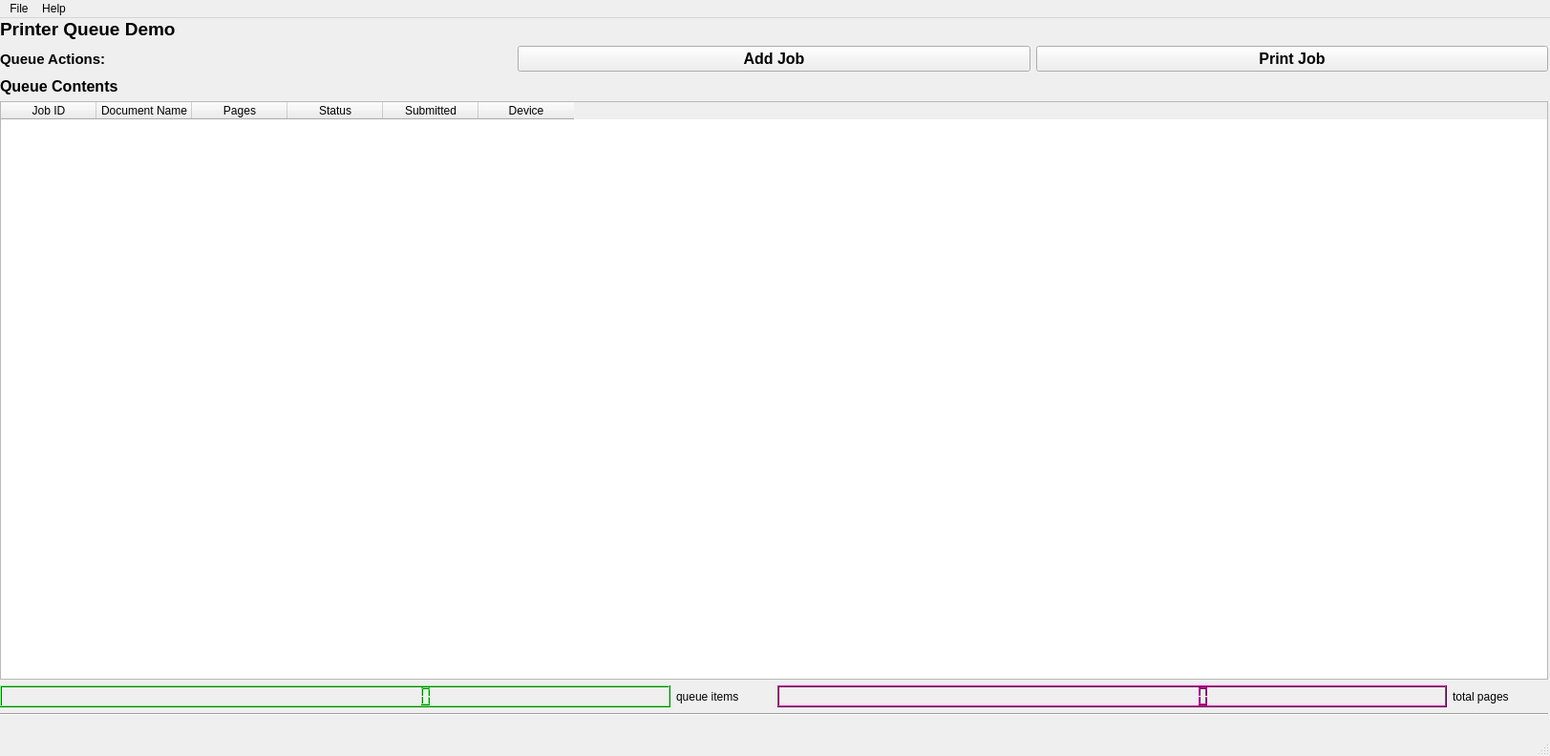
<?xml version="1.0" encoding="UTF-8"?>
<ui version="4.0">
 <class>PrinterQueue_mw</class>
 <widget class="QMainWindow" name="PrinterQueue_mw">
  <property name="geometry">
   <rect>
    <x>0</x>
    <y>0</y>
    <width>1623</width>
    <height>792</height>
   </rect>
  </property>
  <property name="sizePolicy">
   <sizepolicy hsizetype="Expanding" vsizetype="Expanding">
    <horstretch>0</horstretch>
    <verstretch>0</verstretch>
   </sizepolicy>
  </property>
  <property name="windowTitle">
   <string>Print Queue Demo</string>
  </property>
  <widget class="QWidget" name="centralwidget">
   <property name="sizePolicy">
    <sizepolicy hsizetype="Preferred" vsizetype="Preferred">
     <horstretch>0</horstretch>
     <verstretch>0</verstretch>
    </sizepolicy>
   </property>
   <widget class="QWidget" name="verticalLayoutWidget">
    <property name="geometry">
     <rect>
      <x>0</x>
      <y>0</y>
      <width>1621</width>
      <height>731</height>
     </rect>
    </property>
    <layout class="QVBoxLayout" name="verticalLayout">
     <property name="sizeConstraint">
      <enum>QLayout::SetMinimumSize</enum>
     </property>
     <item>
      <widget class="QLabel" name="label">
       <property name="maximumSize">
        <size>
         <width>16777215</width>
         <height>40</height>
        </size>
       </property>
       <property name="font">
        <font>
         <pointsize>14</pointsize>
         <weight>75</weight>
         <bold>true</bold>
        </font>
       </property>
       <property name="text">
        <string>Printer Queue Demo</string>
       </property>
      </widget>
     </item>
     <item>
      <layout class="QHBoxLayout" name="horizontalLayout_2">
       <property name="sizeConstraint">
        <enum>QLayout::SetMinimumSize</enum>
       </property>
       <item>
        <widget class="QLabel" name="label_9">
         <property name="maximumSize">
          <size>
           <width>16777215</width>
           <height>100</height>
          </size>
         </property>
         <property name="font">
          <font>
           <pointsize>11</pointsize>
           <weight>75</weight>
           <bold>true</bold>
          </font>
         </property>
         <property name="text">
          <string>Queue Actions:</string>
         </property>
        </widget>
       </item>
       <item>
        <layout class="QVBoxLayout" name="verticalLayout_9">
         <property name="sizeConstraint">
          <enum>QLayout::SetMinimumSize</enum>
         </property>
         <item>
          <widget class="QPushButton" name="addBtn">
           <property name="font">
            <font>
             <pointsize>12</pointsize>
             <weight>75</weight>
             <bold>true</bold>
            </font>
           </property>
           <property name="text">
            <string>Add Job</string>
           </property>
          </widget>
         </item>
        </layout>
       </item>
       <item>
        <widget class="QPushButton" name="printBtn">
         <property name="font">
          <font>
           <pointsize>12</pointsize>
           <weight>75</weight>
           <bold>true</bold>
          </font>
         </property>
         <property name="text">
          <string>Print Job</string>
         </property>
        </widget>
       </item>
      </layout>
     </item>
     <item>
      <layout class="QHBoxLayout" name="horizontalLayout">
       <property name="sizeConstraint">
        <enum>QLayout::SetMinimumSize</enum>
       </property>
       <item>
        <layout class="QVBoxLayout" name="verticalLayout_3">
         <property name="sizeConstraint">
          <enum>QLayout::SetMinimumSize</enum>
         </property>
         <item>
          <widget class="QLabel" name="label_2">
           <property name="font">
            <font>
             <pointsize>12</pointsize>
             <weight>75</weight>
             <bold>true</bold>
            </font>
           </property>
           <property name="text">
            <string>Queue Contents</string>
           </property>
          </widget>
         </item>
         <item>
          <widget class="QTableWidget" name="table_step1">
           <property name="maximumSize">
            <size>
             <width>16777215</width>
             <height>16777215</height>
            </size>
           </property>
           <property name="sizeAdjustPolicy">
            <enum>QAbstractScrollArea::AdjustToContents</enum>
           </property>
           <property name="horizontalScrollMode">
            <enum>QAbstractItemView::ScrollPerPixel</enum>
           </property>
           <column>
            <property name="text">
             <string>Job ID</string>
            </property>
           </column>
           <column>
            <property name="text">
             <string>Document Name</string>
            </property>
           </column>
           <column>
            <property name="text">
             <string>Pages</string>
            </property>
           </column>
           <column>
            <property name="text">
             <string>Status</string>
            </property>
           </column>
           <column>
            <property name="text">
             <string>Submitted</string>
            </property>
           </column>
           <column>
            <property name="text">
             <string>Device</string>
            </property>
           </column>
          </widget>
         </item>
         <item>
          <layout class="QHBoxLayout" name="horizontalLayout_3">
           <property name="sizeConstraint">
            <enum>QLayout::SetMinimumSize</enum>
           </property>
           <item>
            <widget class="QLCDNumber" name="count">
             <property name="palette">
              <palette>
               <active>
                <colorrole role="WindowText">
                 <brush brushstyle="SolidPattern">
                  <color alpha="255">
                   <red>0</red>
                   <green>0</green>
                   <blue>0</blue>
                  </color>
                 </brush>
                </colorrole>
                <colorrole role="Button">
                 <brush brushstyle="SolidPattern">
                  <color alpha="255">
                   <red>0</red>
                   <green>0</green>
                   <blue>0</blue>
                  </color>
                 </brush>
                </colorrole>
                <colorrole role="Light">
                 <brush brushstyle="SolidPattern">
                  <color alpha="255">
                   <red>127</red>
                   <green>255</green>
                   <blue>127</blue>
                  </color>
                 </brush>
                </colorrole>
                <colorrole role="Midlight">
                 <brush brushstyle="SolidPattern">
                  <color alpha="255">
                   <red>63</red>
                   <green>255</green>
                   <blue>63</blue>
                  </color>
                 </brush>
                </colorrole>
                <colorrole role="Dark">
                 <brush brushstyle="SolidPattern">
                  <color alpha="255">
                   <red>0</red>
                   <green>127</green>
                   <blue>0</blue>
                  </color>
                 </brush>
                </colorrole>
                <colorrole role="Mid">
                 <brush brushstyle="SolidPattern">
                  <color alpha="255">
                   <red>0</red>
                   <green>170</green>
                   <blue>0</blue>
                  </color>
                 </brush>
                </colorrole>
                <colorrole role="Text">
                 <brush brushstyle="SolidPattern">
                  <color alpha="255">
                   <red>0</red>
                   <green>0</green>
                   <blue>0</blue>
                  </color>
                 </brush>
                </colorrole>
                <colorrole role="BrightText">
                 <brush brushstyle="SolidPattern">
                  <color alpha="255">
                   <red>255</red>
                   <green>255</green>
                   <blue>255</blue>
                  </color>
                 </brush>
                </colorrole>
                <colorrole role="ButtonText">
                 <brush brushstyle="SolidPattern">
                  <color alpha="255">
                   <red>0</red>
                   <green>0</green>
                   <blue>0</blue>
                  </color>
                 </brush>
                </colorrole>
                <colorrole role="Base">
                 <brush brushstyle="SolidPattern">
                  <color alpha="255">
                   <red>255</red>
                   <green>255</green>
                   <blue>255</blue>
                  </color>
                 </brush>
                </colorrole>
                <colorrole role="Window">
                 <brush brushstyle="SolidPattern">
                  <color alpha="255">
                   <red>0</red>
                   <green>0</green>
                   <blue>0</blue>
                  </color>
                 </brush>
                </colorrole>
                <colorrole role="Shadow">
                 <brush brushstyle="SolidPattern">
                  <color alpha="255">
                   <red>0</red>
                   <green>0</green>
                   <blue>0</blue>
                  </color>
                 </brush>
                </colorrole>
                <colorrole role="AlternateBase">
                 <brush brushstyle="SolidPattern">
                  <color alpha="255">
                   <red>127</red>
                   <green>255</green>
                   <blue>127</blue>
                  </color>
                 </brush>
                </colorrole>
                <colorrole role="ToolTipBase">
                 <brush brushstyle="SolidPattern">
                  <color alpha="255">
                   <red>255</red>
                   <green>255</green>
                   <blue>220</blue>
                  </color>
                 </brush>
                </colorrole>
                <colorrole role="ToolTipText">
                 <brush brushstyle="SolidPattern">
                  <color alpha="255">
                   <red>0</red>
                   <green>0</green>
                   <blue>0</blue>
                  </color>
                 </brush>
                </colorrole>
                <colorrole role="PlaceholderText">
                 <brush brushstyle="SolidPattern">
                  <color alpha="128">
                   <red>0</red>
                   <green>0</green>
                   <blue>0</blue>
                  </color>
                 </brush>
                </colorrole>
               </active>
               <inactive>
                <colorrole role="WindowText">
                 <brush brushstyle="SolidPattern">
                  <color alpha="255">
                   <red>0</red>
                   <green>0</green>
                   <blue>0</blue>
                  </color>
                 </brush>
                </colorrole>
                <colorrole role="Button">
                 <brush brushstyle="SolidPattern">
                  <color alpha="255">
                   <red>0</red>
                   <green>0</green>
                   <blue>0</blue>
                  </color>
                 </brush>
                </colorrole>
                <colorrole role="Light">
                 <brush brushstyle="SolidPattern">
                  <color alpha="255">
                   <red>127</red>
                   <green>255</green>
                   <blue>127</blue>
                  </color>
                 </brush>
                </colorrole>
                <colorrole role="Midlight">
                 <brush brushstyle="SolidPattern">
                  <color alpha="255">
                   <red>63</red>
                   <green>255</green>
                   <blue>63</blue>
                  </color>
                 </brush>
                </colorrole>
                <colorrole role="Dark">
                 <brush brushstyle="SolidPattern">
                  <color alpha="255">
                   <red>0</red>
                   <green>127</green>
                   <blue>0</blue>
                  </color>
                 </brush>
                </colorrole>
                <colorrole role="Mid">
                 <brush brushstyle="SolidPattern">
                  <color alpha="255">
                   <red>0</red>
                   <green>170</green>
                   <blue>0</blue>
                  </color>
                 </brush>
                </colorrole>
                <colorrole role="Text">
                 <brush brushstyle="SolidPattern">
                  <color alpha="255">
                   <red>0</red>
                   <green>0</green>
                   <blue>0</blue>
                  </color>
                 </brush>
                </colorrole>
                <colorrole role="BrightText">
                 <brush brushstyle="SolidPattern">
                  <color alpha="255">
                   <red>255</red>
                   <green>255</green>
                   <blue>255</blue>
                  </color>
                 </brush>
                </colorrole>
                <colorrole role="ButtonText">
                 <brush brushstyle="SolidPattern">
                  <color alpha="255">
                   <red>0</red>
                   <green>0</green>
                   <blue>0</blue>
                  </color>
                 </brush>
                </colorrole>
                <colorrole role="Base">
                 <brush brushstyle="SolidPattern">
                  <color alpha="255">
                   <red>255</red>
                   <green>255</green>
                   <blue>255</blue>
                  </color>
                 </brush>
                </colorrole>
                <colorrole role="Window">
                 <brush brushstyle="SolidPattern">
                  <color alpha="255">
                   <red>0</red>
                   <green>0</green>
                   <blue>0</blue>
                  </color>
                 </brush>
                </colorrole>
                <colorrole role="Shadow">
                 <brush brushstyle="SolidPattern">
                  <color alpha="255">
                   <red>0</red>
                   <green>0</green>
                   <blue>0</blue>
                  </color>
                 </brush>
                </colorrole>
                <colorrole role="AlternateBase">
                 <brush brushstyle="SolidPattern">
                  <color alpha="255">
                   <red>127</red>
                   <green>255</green>
                   <blue>127</blue>
                  </color>
                 </brush>
                </colorrole>
                <colorrole role="ToolTipBase">
                 <brush brushstyle="SolidPattern">
                  <color alpha="255">
                   <red>255</red>
                   <green>255</green>
                   <blue>220</blue>
                  </color>
                 </brush>
                </colorrole>
                <colorrole role="ToolTipText">
                 <brush brushstyle="SolidPattern">
                  <color alpha="255">
                   <red>0</red>
                   <green>0</green>
                   <blue>0</blue>
                  </color>
                 </brush>
                </colorrole>
                <colorrole role="PlaceholderText">
                 <brush brushstyle="SolidPattern">
                  <color alpha="128">
                   <red>0</red>
                   <green>0</green>
                   <blue>0</blue>
                  </color>
                 </brush>
                </colorrole>
               </inactive>
               <disabled>
                <colorrole role="WindowText">
                 <brush brushstyle="SolidPattern">
                  <color alpha="255">
                   <red>0</red>
                   <green>127</green>
                   <blue>0</blue>
                  </color>
                 </brush>
                </colorrole>
                <colorrole role="Button">
                 <brush brushstyle="SolidPattern">
                  <color alpha="255">
                   <red>0</red>
                   <green>0</green>
                   <blue>0</blue>
                  </color>
                 </brush>
                </colorrole>
                <colorrole role="Light">
                 <brush brushstyle="SolidPattern">
                  <color alpha="255">
                   <red>127</red>
                   <green>255</green>
                   <blue>127</blue>
                  </color>
                 </brush>
                </colorrole>
                <colorrole role="Midlight">
                 <brush brushstyle="SolidPattern">
                  <color alpha="255">
                   <red>63</red>
                   <green>255</green>
                   <blue>63</blue>
                  </color>
                 </brush>
                </colorrole>
                <colorrole role="Dark">
                 <brush brushstyle="SolidPattern">
                  <color alpha="255">
                   <red>0</red>
                   <green>127</green>
                   <blue>0</blue>
                  </color>
                 </brush>
                </colorrole>
                <colorrole role="Mid">
                 <brush brushstyle="SolidPattern">
                  <color alpha="255">
                   <red>0</red>
                   <green>170</green>
                   <blue>0</blue>
                  </color>
                 </brush>
                </colorrole>
                <colorrole role="Text">
                 <brush brushstyle="SolidPattern">
                  <color alpha="255">
                   <red>0</red>
                   <green>127</green>
                   <blue>0</blue>
                  </color>
                 </brush>
                </colorrole>
                <colorrole role="BrightText">
                 <brush brushstyle="SolidPattern">
                  <color alpha="255">
                   <red>255</red>
                   <green>255</green>
                   <blue>255</blue>
                  </color>
                 </brush>
                </colorrole>
                <colorrole role="ButtonText">
                 <brush brushstyle="SolidPattern">
                  <color alpha="255">
                   <red>0</red>
                   <green>127</green>
                   <blue>0</blue>
                  </color>
                 </brush>
                </colorrole>
                <colorrole role="Base">
                 <brush brushstyle="SolidPattern">
                  <color alpha="255">
                   <red>0</red>
                   <green>0</green>
                   <blue>0</blue>
                  </color>
                 </brush>
                </colorrole>
                <colorrole role="Window">
                 <brush brushstyle="SolidPattern">
                  <color alpha="255">
                   <red>0</red>
                   <green>0</green>
                   <blue>0</blue>
                  </color>
                 </brush>
                </colorrole>
                <colorrole role="Shadow">
                 <brush brushstyle="SolidPattern">
                  <color alpha="255">
                   <red>0</red>
                   <green>0</green>
                   <blue>0</blue>
                  </color>
                 </brush>
                </colorrole>
                <colorrole role="AlternateBase">
                 <brush brushstyle="SolidPattern">
                  <color alpha="255">
                   <red>0</red>
                   <green>255</green>
                   <blue>0</blue>
                  </color>
                 </brush>
                </colorrole>
                <colorrole role="ToolTipBase">
                 <brush brushstyle="SolidPattern">
                  <color alpha="255">
                   <red>255</red>
                   <green>255</green>
                   <blue>220</blue>
                  </color>
                 </brush>
                </colorrole>
                <colorrole role="ToolTipText">
                 <brush brushstyle="SolidPattern">
                  <color alpha="255">
                   <red>0</red>
                   <green>0</green>
                   <blue>0</blue>
                  </color>
                 </brush>
                </colorrole>
                <colorrole role="PlaceholderText">
                 <brush brushstyle="SolidPattern">
                  <color alpha="128">
                   <red>0</red>
                   <green>0</green>
                   <blue>0</blue>
                  </color>
                 </brush>
                </colorrole>
               </disabled>
              </palette>
             </property>
             <property name="digitCount">
              <number>20</number>
             </property>
            </widget>
           </item>
           <item>
            <widget class="QLabel" name="label_13">
             <property name="maximumSize">
              <size>
               <width>100</width>
               <height>16777215</height>
              </size>
             </property>
             <property name="text">
              <string>queue items</string>
             </property>
            </widget>
           </item>
           <item>
            <widget class="QLCDNumber" name="pages">
             <property name="palette">
              <palette>
               <active>
                <colorrole role="WindowText">
                 <brush brushstyle="SolidPattern">
                  <color alpha="255">
                   <red>0</red>
                   <green>0</green>
                   <blue>0</blue>
                  </color>
                 </brush>
                </colorrole>
                <colorrole role="Button">
                 <brush brushstyle="SolidPattern">
                  <color alpha="255">
                   <red>170</red>
                   <green>0</green>
                   <blue>127</blue>
                  </color>
                 </brush>
                </colorrole>
                <colorrole role="Light">
                 <brush brushstyle="SolidPattern">
                  <color alpha="255">
                   <red>255</red>
                   <green>0</green>
                   <blue>190</blue>
                  </color>
                 </brush>
                </colorrole>
                <colorrole role="Midlight">
                 <brush brushstyle="SolidPattern">
                  <color alpha="255">
                   <red>212</red>
                   <green>0</green>
                   <blue>158</blue>
                  </color>
                 </brush>
                </colorrole>
                <colorrole role="Dark">
                 <brush brushstyle="SolidPattern">
                  <color alpha="255">
                   <red>85</red>
                   <green>0</green>
                   <blue>63</blue>
                  </color>
                 </brush>
                </colorrole>
                <colorrole role="Mid">
                 <brush brushstyle="SolidPattern">
                  <color alpha="255">
                   <red>113</red>
                   <green>0</green>
                   <blue>85</blue>
                  </color>
                 </brush>
                </colorrole>
                <colorrole role="Text">
                 <brush brushstyle="SolidPattern">
                  <color alpha="255">
                   <red>0</red>
                   <green>0</green>
                   <blue>0</blue>
                  </color>
                 </brush>
                </colorrole>
                <colorrole role="BrightText">
                 <brush brushstyle="SolidPattern">
                  <color alpha="255">
                   <red>255</red>
                   <green>255</green>
                   <blue>255</blue>
                  </color>
                 </brush>
                </colorrole>
                <colorrole role="ButtonText">
                 <brush brushstyle="SolidPattern">
                  <color alpha="255">
                   <red>0</red>
                   <green>0</green>
                   <blue>0</blue>
                  </color>
                 </brush>
                </colorrole>
                <colorrole role="Base">
                 <brush brushstyle="SolidPattern">
                  <color alpha="255">
                   <red>255</red>
                   <green>255</green>
                   <blue>255</blue>
                  </color>
                 </brush>
                </colorrole>
                <colorrole role="Window">
                 <brush brushstyle="SolidPattern">
                  <color alpha="255">
                   <red>170</red>
                   <green>0</green>
                   <blue>127</blue>
                  </color>
                 </brush>
                </colorrole>
                <colorrole role="Shadow">
                 <brush brushstyle="SolidPattern">
                  <color alpha="255">
                   <red>0</red>
                   <green>0</green>
                   <blue>0</blue>
                  </color>
                 </brush>
                </colorrole>
                <colorrole role="AlternateBase">
                 <brush brushstyle="SolidPattern">
                  <color alpha="255">
                   <red>212</red>
                   <green>127</green>
                   <blue>191</blue>
                  </color>
                 </brush>
                </colorrole>
                <colorrole role="ToolTipBase">
                 <brush brushstyle="SolidPattern">
                  <color alpha="255">
                   <red>255</red>
                   <green>255</green>
                   <blue>220</blue>
                  </color>
                 </brush>
                </colorrole>
                <colorrole role="ToolTipText">
                 <brush brushstyle="SolidPattern">
                  <color alpha="255">
                   <red>0</red>
                   <green>0</green>
                   <blue>0</blue>
                  </color>
                 </brush>
                </colorrole>
                <colorrole role="PlaceholderText">
                 <brush brushstyle="SolidPattern">
                  <color alpha="128">
                   <red>0</red>
                   <green>0</green>
                   <blue>0</blue>
                  </color>
                 </brush>
                </colorrole>
               </active>
               <inactive>
                <colorrole role="WindowText">
                 <brush brushstyle="SolidPattern">
                  <color alpha="255">
                   <red>0</red>
                   <green>0</green>
                   <blue>0</blue>
                  </color>
                 </brush>
                </colorrole>
                <colorrole role="Button">
                 <brush brushstyle="SolidPattern">
                  <color alpha="255">
                   <red>170</red>
                   <green>0</green>
                   <blue>127</blue>
                  </color>
                 </brush>
                </colorrole>
                <colorrole role="Light">
                 <brush brushstyle="SolidPattern">
                  <color alpha="255">
                   <red>255</red>
                   <green>0</green>
                   <blue>190</blue>
                  </color>
                 </brush>
                </colorrole>
                <colorrole role="Midlight">
                 <brush brushstyle="SolidPattern">
                  <color alpha="255">
                   <red>212</red>
                   <green>0</green>
                   <blue>158</blue>
                  </color>
                 </brush>
                </colorrole>
                <colorrole role="Dark">
                 <brush brushstyle="SolidPattern">
                  <color alpha="255">
                   <red>85</red>
                   <green>0</green>
                   <blue>63</blue>
                  </color>
                 </brush>
                </colorrole>
                <colorrole role="Mid">
                 <brush brushstyle="SolidPattern">
                  <color alpha="255">
                   <red>113</red>
                   <green>0</green>
                   <blue>85</blue>
                  </color>
                 </brush>
                </colorrole>
                <colorrole role="Text">
                 <brush brushstyle="SolidPattern">
                  <color alpha="255">
                   <red>0</red>
                   <green>0</green>
                   <blue>0</blue>
                  </color>
                 </brush>
                </colorrole>
                <colorrole role="BrightText">
                 <brush brushstyle="SolidPattern">
                  <color alpha="255">
                   <red>255</red>
                   <green>255</green>
                   <blue>255</blue>
                  </color>
                 </brush>
                </colorrole>
                <colorrole role="ButtonText">
                 <brush brushstyle="SolidPattern">
                  <color alpha="255">
                   <red>0</red>
                   <green>0</green>
                   <blue>0</blue>
                  </color>
                 </brush>
                </colorrole>
                <colorrole role="Base">
                 <brush brushstyle="SolidPattern">
                  <color alpha="255">
                   <red>255</red>
                   <green>255</green>
                   <blue>255</blue>
                  </color>
                 </brush>
                </colorrole>
                <colorrole role="Window">
                 <brush brushstyle="SolidPattern">
                  <color alpha="255">
                   <red>170</red>
                   <green>0</green>
                   <blue>127</blue>
                  </color>
                 </brush>
                </colorrole>
                <colorrole role="Shadow">
                 <brush brushstyle="SolidPattern">
                  <color alpha="255">
                   <red>0</red>
                   <green>0</green>
                   <blue>0</blue>
                  </color>
                 </brush>
                </colorrole>
                <colorrole role="AlternateBase">
                 <brush brushstyle="SolidPattern">
                  <color alpha="255">
                   <red>212</red>
                   <green>127</green>
                   <blue>191</blue>
                  </color>
                 </brush>
                </colorrole>
                <colorrole role="ToolTipBase">
                 <brush brushstyle="SolidPattern">
                  <color alpha="255">
                   <red>255</red>
                   <green>255</green>
                   <blue>220</blue>
                  </color>
                 </brush>
                </colorrole>
                <colorrole role="ToolTipText">
                 <brush brushstyle="SolidPattern">
                  <color alpha="255">
                   <red>0</red>
                   <green>0</green>
                   <blue>0</blue>
                  </color>
                 </brush>
                </colorrole>
                <colorrole role="PlaceholderText">
                 <brush brushstyle="SolidPattern">
                  <color alpha="128">
                   <red>0</red>
                   <green>0</green>
                   <blue>0</blue>
                  </color>
                 </brush>
                </colorrole>
               </inactive>
               <disabled>
                <colorrole role="WindowText">
                 <brush brushstyle="SolidPattern">
                  <color alpha="255">
                   <red>85</red>
                   <green>0</green>
                   <blue>63</blue>
                  </color>
                 </brush>
                </colorrole>
                <colorrole role="Button">
                 <brush brushstyle="SolidPattern">
                  <color alpha="255">
                   <red>170</red>
                   <green>0</green>
                   <blue>127</blue>
                  </color>
                 </brush>
                </colorrole>
                <colorrole role="Light">
                 <brush brushstyle="SolidPattern">
                  <color alpha="255">
                   <red>255</red>
                   <green>0</green>
                   <blue>190</blue>
                  </color>
                 </brush>
                </colorrole>
                <colorrole role="Midlight">
                 <brush brushstyle="SolidPattern">
                  <color alpha="255">
                   <red>212</red>
                   <green>0</green>
                   <blue>158</blue>
                  </color>
                 </brush>
                </colorrole>
                <colorrole role="Dark">
                 <brush brushstyle="SolidPattern">
                  <color alpha="255">
                   <red>85</red>
                   <green>0</green>
                   <blue>63</blue>
                  </color>
                 </brush>
                </colorrole>
                <colorrole role="Mid">
                 <brush brushstyle="SolidPattern">
                  <color alpha="255">
                   <red>113</red>
                   <green>0</green>
                   <blue>85</blue>
                  </color>
                 </brush>
                </colorrole>
                <colorrole role="Text">
                 <brush brushstyle="SolidPattern">
                  <color alpha="255">
                   <red>85</red>
                   <green>0</green>
                   <blue>63</blue>
                  </color>
                 </brush>
                </colorrole>
                <colorrole role="BrightText">
                 <brush brushstyle="SolidPattern">
                  <color alpha="255">
                   <red>255</red>
                   <green>255</green>
                   <blue>255</blue>
                  </color>
                 </brush>
                </colorrole>
                <colorrole role="ButtonText">
                 <brush brushstyle="SolidPattern">
                  <color alpha="255">
                   <red>85</red>
                   <green>0</green>
                   <blue>63</blue>
                  </color>
                 </brush>
                </colorrole>
                <colorrole role="Base">
                 <brush brushstyle="SolidPattern">
                  <color alpha="255">
                   <red>170</red>
                   <green>0</green>
                   <blue>127</blue>
                  </color>
                 </brush>
                </colorrole>
                <colorrole role="Window">
                 <brush brushstyle="SolidPattern">
                  <color alpha="255">
                   <red>170</red>
                   <green>0</green>
                   <blue>127</blue>
                  </color>
                 </brush>
                </colorrole>
                <colorrole role="Shadow">
                 <brush brushstyle="SolidPattern">
                  <color alpha="255">
                   <red>0</red>
                   <green>0</green>
                   <blue>0</blue>
                  </color>
                 </brush>
                </colorrole>
                <colorrole role="AlternateBase">
                 <brush brushstyle="SolidPattern">
                  <color alpha="255">
                   <red>170</red>
                   <green>0</green>
                   <blue>127</blue>
                  </color>
                 </brush>
                </colorrole>
                <colorrole role="ToolTipBase">
                 <brush brushstyle="SolidPattern">
                  <color alpha="255">
                   <red>255</red>
                   <green>255</green>
                   <blue>220</blue>
                  </color>
                 </brush>
                </colorrole>
                <colorrole role="ToolTipText">
                 <brush brushstyle="SolidPattern">
                  <color alpha="255">
                   <red>0</red>
                   <green>0</green>
                   <blue>0</blue>
                  </color>
                 </brush>
                </colorrole>
                <colorrole role="PlaceholderText">
                 <brush brushstyle="SolidPattern">
                  <color alpha="128">
                   <red>0</red>
                   <green>0</green>
                   <blue>0</blue>
                  </color>
                 </brush>
                </colorrole>
               </disabled>
              </palette>
             </property>
             <property name="digitCount">
              <number>20</number>
             </property>
            </widget>
           </item>
           <item>
            <widget class="QLabel" name="label_14">
             <property name="maximumSize">
              <size>
               <width>100</width>
               <height>16777215</height>
              </size>
             </property>
             <property name="text">
              <string>total pages</string>
             </property>
            </widget>
           </item>
          </layout>
         </item>
        </layout>
       </item>
      </layout>
     </item>
     <item>
      <widget class="Line" name="line">
       <property name="orientation">
        <enum>Qt::Horizontal</enum>
       </property>
      </widget>
     </item>
    </layout>
   </widget>
   <widget class="QWidget" name="layoutWidget">
    <property name="geometry">
     <rect>
      <x>320</x>
      <y>320</y>
      <width>2</width>
      <height>2</height>
     </rect>
    </property>
    <layout class="QVBoxLayout" name="verticalLayout_2"/>
   </widget>
  </widget>
  <widget class="QMenuBar" name="menubar">
   <property name="geometry">
    <rect>
     <x>0</x>
     <y>0</y>
     <width>1623</width>
     <height>30</height>
    </rect>
   </property>
   <widget class="QMenu" name="menu_file">
    <property name="title">
     <string>File</string>
    </property>
    <addaction name="actionAdd"/>
    <addaction name="actionPrint"/>
    <addaction name="separator"/>
    <addaction name="actionQuit"/>
   </widget>
   <widget class="QMenu" name="menuHelp">
    <property name="title">
     <string>Help</string>
    </property>
    <addaction name="actionAboutProj"/>
    <addaction name="actionDontClick"/>
    <addaction name="separator"/>
   </widget>
   <addaction name="menu_file"/>
   <addaction name="menuHelp"/>
  </widget>
  <widget class="QStatusBar" name="statusbar">
   <property name="statusTip">
    <string/>
   </property>
  </widget>
  <action name="actionFX">
   <property name="text">
    <string>Refresh FX Rates from Disc</string>
   </property>
  </action>
  <action name="actionQuit">
   <property name="text">
    <string>Quit</string>
   </property>
  </action>
  <action name="actionAboutProj">
   <property name="text">
    <string>About Project</string>
   </property>
  </action>
  <action name="actionAboutQT">
   <property name="text">
    <string>About QT</string>
   </property>
  </action>
  <action name="actionDontClick">
   <property name="text">
    <string>Don't Click me!</string>
   </property>
  </action>
  <action name="actionPrint_Job">
   <property name="text">
    <string>Print Job</string>
   </property>
  </action>
  <action name="actionPrint">
   <property name="text">
    <string>Print Job</string>
   </property>
  </action>
  <action name="actionAdd">
   <property name="text">
    <string>Add Job</string>
   </property>
  </action>
 </widget>
 <resources/>
 <connections>
  <connection>
   <sender>actionQuit</sender>
   <signal>triggered()</signal>
   <receiver>PrinterQueue_mw</receiver>
   <slot>close()</slot>
   <hints>
    <hint type="sourcelabel">
     <x>-1</x>
     <y>-1</y>
    </hint>
    <hint type="destinationlabel">
     <x>402</x>
     <y>203</y>
    </hint>
   </hints>
  </connection>
 </connections>
</ui>
